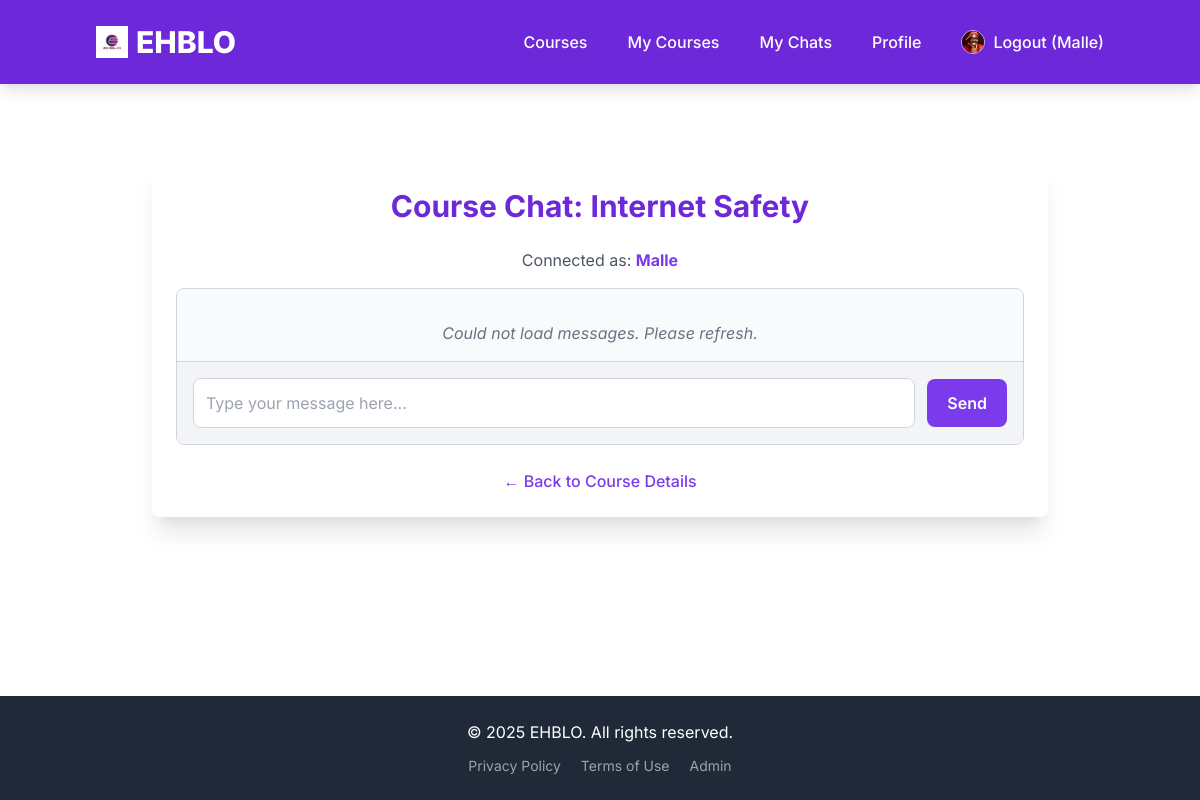
Screenshot of /chat/6/ (signed in) with the database file from the repository.
### users/models.py (models this page shows, shortened)
class CustomUser(AbstractUser):
    USER_TYPE_CHOICES = (
        ("student", "Student"),
        ("instructor", "Instructor"),
    )
    user_type = models.CharField(max_length=20, choices=USER_TYPE_CHOICES, default="student")
    bio = models.TextField(blank=True, null=True)
    profile_picture = models.ImageField(upload_to='profile_pics/', blank=True, null=True)
    phone_number = models.CharField(max_length=20, blank=True, null=True)
    country = models.CharField(max_length=100, blank=True, null=True)
    class Meta:
        verbose_name = "User"
        verbose_name_plural = "Users"

### courses/models.py (models this page shows, shortened)
class Course(models.Model):
    instructor = models.ForeignKey(settings.AUTH_USER_MODEL,
                                   on_delete=models.CASCADE,
                                   related_name='courses_created',
                                   limit_choices_to={'user_type': 'instructor'})
    subject = models.ForeignKey(Subject,
                                 on_delete=models.CASCADE,
                                 related_name='courses')
    title = models.CharField(max_length=250)
    slug = models.SlugField(max_length=250, unique=True, blank=True)
    overview = models.TextField()
    created = models.DateTimeField(auto_now_add=True)
    updated = models.DateTimeField(auto_now=True)
    price = models.DecimalField(max_digits=10, decimal_places=2, default=0.00) # 0 for free courses
    is_published = models.BooleanField(default=False)
    tags = TaggableManager(blank=True)
    image = models.ImageField(upload_to='course_thumbnails/', null=True, blank=True)
    class Meta:
        ordering = ('-created',)

### chat/views.py (the view)
# urls.py: path('<int:course_id>/', views.CourseChatView.as_view(), name='course_chat_detail'),
class CourseChatView(LoginRequiredMixin, View):
    template_name = 'chat/chat_detail.html'
    def get(self, request, course_id):
        course = get_object_or_404(Course, id=course_id)
        if not _check_chat_authorization(request.user, course):
            messages.error(request, "You are not authorized to access this chat room.")
            return redirect('course_detail', pk=course.id, slug=course.slug)
        chat_room, created = ChatRoom.objects.get_or_create(course=course)
        context = {
            'course': course,
            'chat_room': chat_room,
        }
        return render(request, self.template_name, context)

### chat/views.py (called while the page is built)
def _check_chat_authorization(user, course):
    if not user.is_authenticated:
        return False
    is_instructor = (user.user_type == 'instructor' and user == course.instructor)
    is_student_enrolled = (user.user_type == 'student' and
                           Enrollment.objects.filter(student=user, course=course).exists())
    return is_instructor or is_student_enrolled

### chat/templates/chat/chat_detail.html (shortened to what this page needs)
{% extends 'base.html' %}
{% load static %}
{% block content %}
<div class="max-w-4xl mx-auto bg-white p-6 rounded-lg shadow-xl mt-8 mb-8">
    <h2 class="text-3xl font-bold text-center text-purple-700 mb-6">
        Course Chat: {{ course.title }}
    </h2>
    <p class="text-center text-gray-600 mb-4">
        Connected as: <strong class="text-purple-600">{{ user.username }}</strong>
    </p>
    <div class="border border-gray-300 rounded-lg overflow-hidden flex flex-col h-[500px] shadow-inner">
        <div id="chat-log" class="flex-grow p-4 overflow-y-auto bg-gray-50 space-y-2">
            <p class="text-center text-gray-500 italic mt-4" id="loading-message">Loading messages...</p>
        </div>
        <div class="p-4 bg-gray-100 border-t border-gray-300 flex items-center">
            <input type="text" id="chat-message-input"
                   class="flex-grow p-3 border border-gray-300 rounded-lg focus:ring-purple-500 focus:border-purple-500 mr-3 text-gray-800"
                   placeholder="Type your message here...">
            <button id="chat-message-submit"
                    class="bg-purple-600 text-white px-5 py-3 rounded-lg font-semibold hover:bg-purple-700 transition duration-300 focus:outline-none focus:ring-2 focus:ring-purple-500 focus:ring-opacity-50">
                Send
            </button>
        </div>
    </div>
    <div class="text-center mt-6">
        <a href="{% url 'course_detail' pk=course.id slug=course.slug %}"
           class="text-purple-600 hover:underline font-medium">
            &larr; Back to Course Details
        </a>
    </div>
</div>
{% endblock %}

### templates/base.html (shortened to what this page needs)
<!DOCTYPE html>
<html lang="en">
<head>
    {% load static %}
    <link href="https://cdn.jsdelivr.net/npm/tailwindcss@2.2.19/dist/tailwind.min.css" rel="stylesheet">
</head>
<body class="flex flex-col min-h-screen">
    <nav class="bg-purple-700 p-4 shadow-lg">
        <div class="container mx-auto flex flex-wrap justify-between items-center">
            <a href="{% url 'home' %}" class="text-white text-3xl font-extrabold rounded-lg p-2 hover:bg-purple-800 transition duration-300 flex items-center space-x-2">
                <img src="{% static 'images/logo.png' %}" alt="EHBLO Logo" class="h-8 w-8 object-contain">
                <span>EHBLO</span>
            </a>
            <div id="nav-menu" class="hidden lg:flex flex-grow lg:flex-grow-0 lg:items-center w-full lg:w-auto mt-4 lg:mt-0">
                <div class="flex flex-col lg:flex-row lg:space-x-6 space-y-3 lg:space-y-0 lg:ml-auto">
                    <a href="{% url 'course_list' %}" class="text-white hover:text-purple-200 p-2 rounded-lg hover:bg-purple-800 transition duration-300 font-medium">Courses</a>
                    {% if user.is_authenticated %}
                        <a href="{% url 'my_courses' %}" class="text-white hover:text-purple-200 p-2 rounded-lg hover:bg-purple-800 transition duration-300 font-medium">My Courses</a>
                        <a href="{% url 'my_chats' %}" class="text-white hover:text-purple-200 p-2 rounded-lg hover:bg-purple-800 transition duration-300 font-medium">My Chats</a>
                        <a href="{% url 'profile' %}" class="text-white hover:text-purple-200 p-2 rounded-lg hover:bg-purple-800 transition duration-300 font-medium">Profile</a>
                        <form action="{% url 'logout' %}" method="post" class="inline-block">
                            <button type="submit" class="text-white hover:text-purple-200 p-2 rounded-lg hover:bg-purple-800 transition duration-300 font-medium cursor-pointer flex items-center space-x-2">
                                {% if user.profile_picture %}
                                    <img src="{{ user.profile_picture.url }}" alt="Profile" class="w-6 h-6 rounded-full object-cover border border-purple-300">
                                {% else %}
                                    <img src="{% static 'images/default_profile_pic.png' %}" alt="Default Profile" class="w-6 h-6 rounded-full object-cover border border-gray-300">
                                {% endif %}
                                <span>Logout ({{ user.username }})</span>
                            </button>
                        </form>
                    {% else %}
                        <a href="{% url 'login' %}" class="text-white hover:text-purple-200 p-2 rounded-lg hover:bg-purple-800 transition duration-300 font-medium">Login</a>
                        <a href="{% url 'signup' %}" class="text-white bg-purple-600 px-4 py-2 rounded-lg hover:bg-purple-500 transition duration-300 font-medium">Sign Up</a>
                    {% endif %}
                </div>
            </div>
        </div>
    </nav>
    <main class="container mx-auto mt-8 p-4 flex-grow">
        {% block content %}
        {% endblock %}
    </main>
    <footer class="bg-gray-800 text-white p-6 mt-auto">
        <div class="container mx-auto text-center">
            <p>&copy; {% now "Y" %} EHBLO. All rights reserved.</p>
            <div class="mt-3 space-x-4 text-sm">
                <a href="#" class="text-gray-400 hover:text-white transition duration-300">Privacy Policy</a>
                <a href="#" class="text-gray-400 hover:text-white transition duration-300">Terms of Use</a>
                <a href="{% url 'admin:index' %}" class="text-gray-400 hover:text-white transition duration-300">Admin</a>
            </div>
        </div>
    </footer>
</body>
</html>

### templates/base.html (style rules this page uses)
body { font-family: 'Inter', sans-serif; @apply bg-gray-50; }
input[type="text"], input[type="email"], input[type="password"], input[type="number"], input[type="url"], textarea, select { @apply block w-full px-3 py-2 border border-gray-300 rounded-md shadow-sm focus:outline-none focus:ring-purple-500 focus:border-purple-500 sm:text-sm; }

### rows the page displays
CustomUser: profile_picture (picture), username "Malle"
Course: title "Internet Safety"
